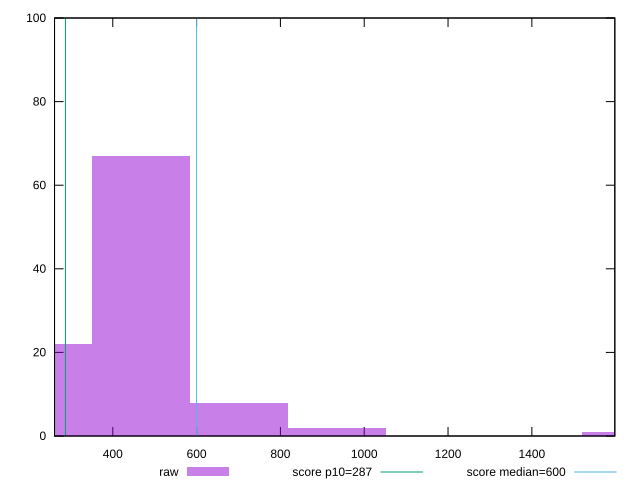

Source code (gnuplot):
reset

$raw <<EOF
935.2017633904171 2
701.4013225428129 8
467.60088169520856 67
1636.60308593323 1
233.80044084760428 22
EOF

set key outside below
set boxwidth 233.80044084760428
set xrange [261.0000000000018:1597.9999999999982]
set yrange [0:100]
set trange [0:100]
set style fill transparent solid 0.5 noborder

set parametric
set terminal svg size 640, 490 enhanced background rgb 'white'
set output "reprap/total-blocking-time/samples/pages/raw/histogram.svg"

plot $raw title "raw" with boxes, \
     287,t title "score p10=287", \
     600,t title "score median=600"

reset
